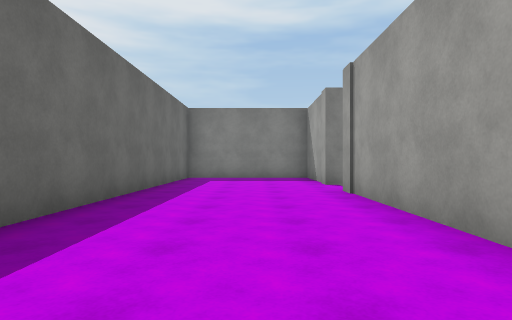
[1] (above)

24 first-person views from a walk through a 3-D level made in the Unity game engine. The camera is 1.2 m above the floor, looks level and sees 75° across. The floor is counted in squares, 2 m on a side. Each view is taken from the middle of a square. On the plan, view 1 faces up. The plan holds only what a view shows up to about 10 squares ahead; the rest is blank. Surface patterns are stand-ins for the level's own textures.

[2]
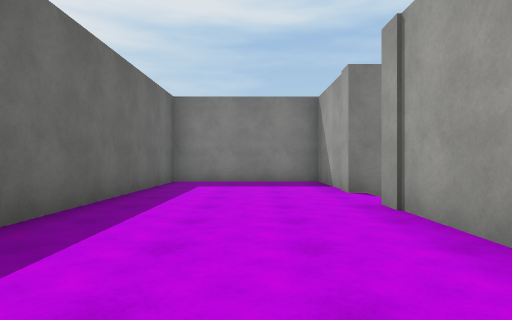

[3]
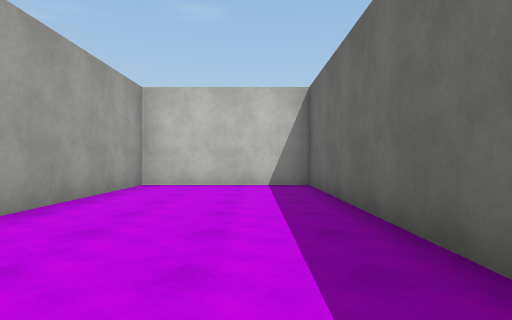

[4]
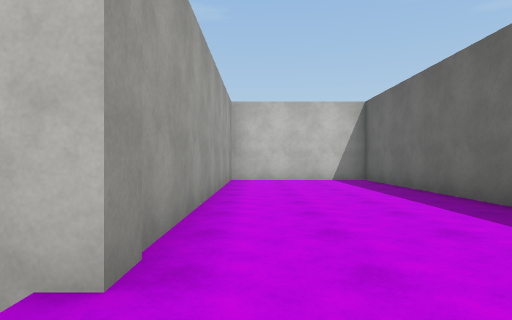

[5]
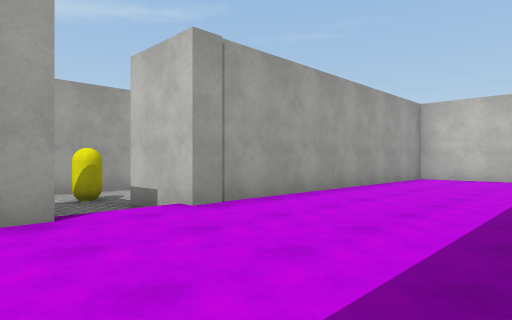

[6]
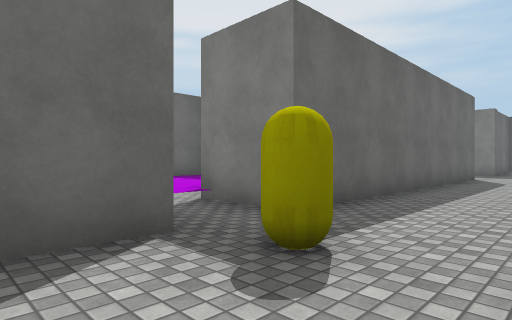

[7]
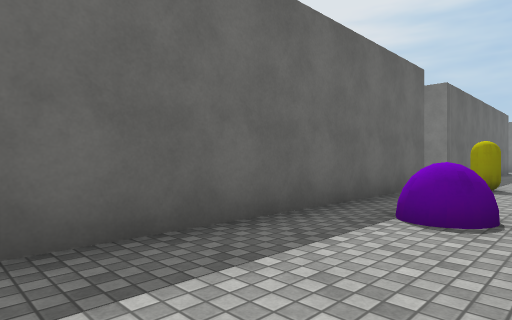

[8]
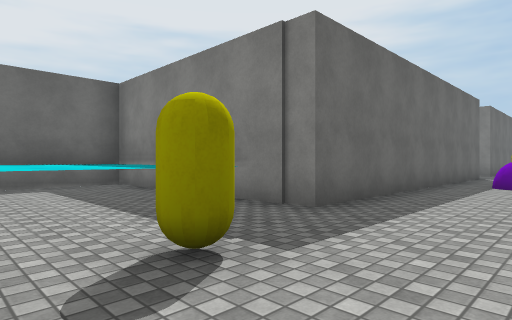

[9]
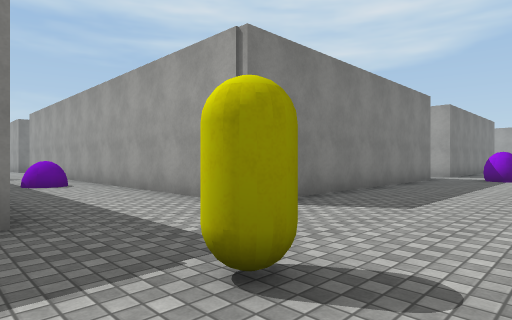

[10]
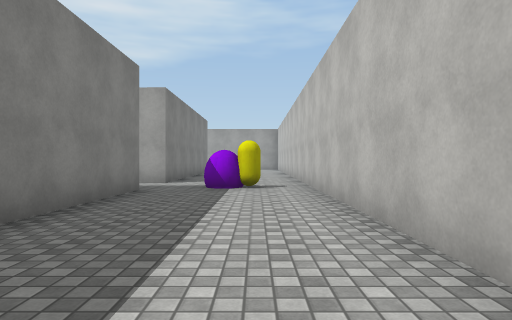

[11]
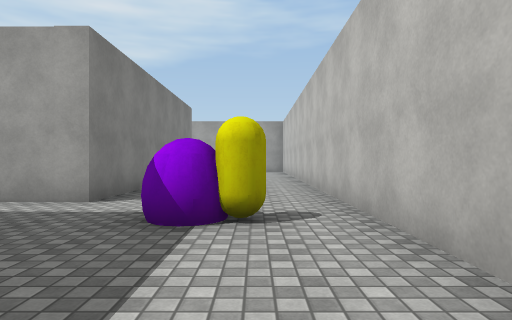

[12]
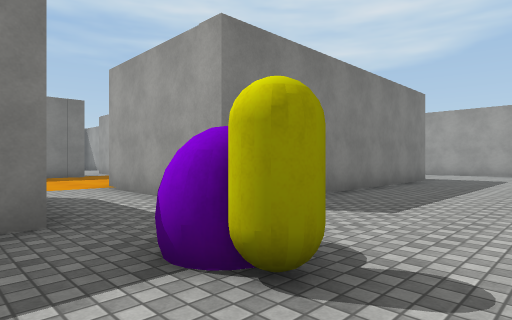

[13]
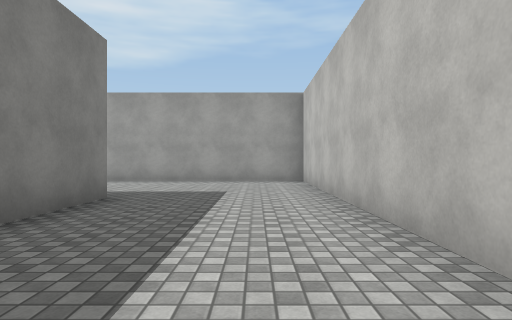

[14]
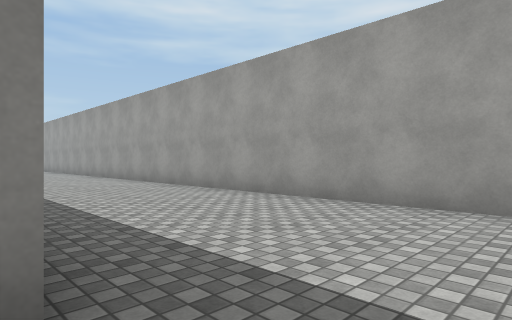

[15]
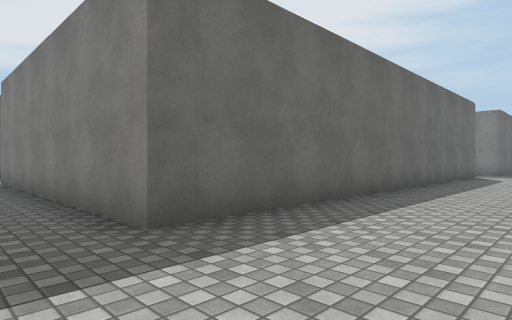

[16]
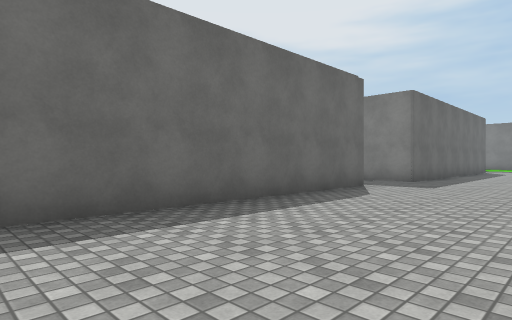

[17]
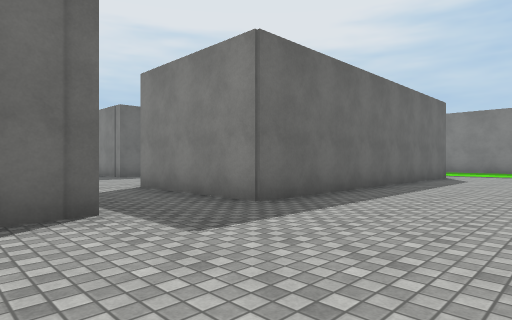

[18]
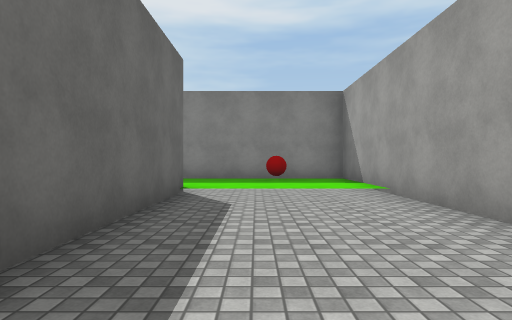

[19]
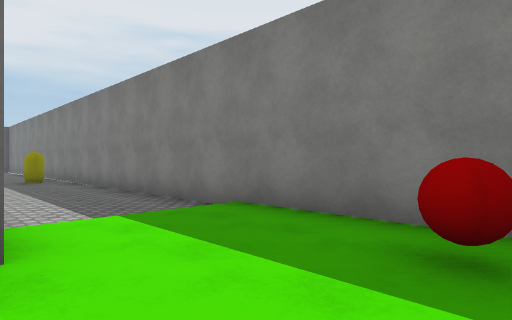

[20]
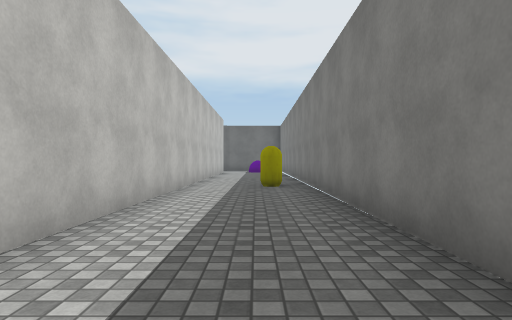

[21]
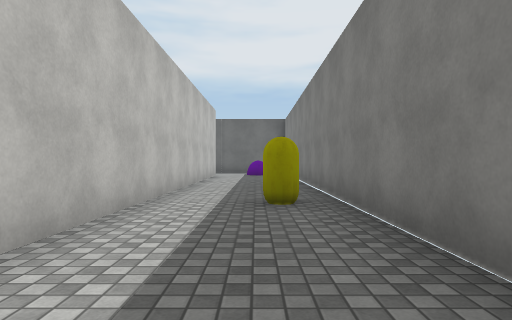

[22]
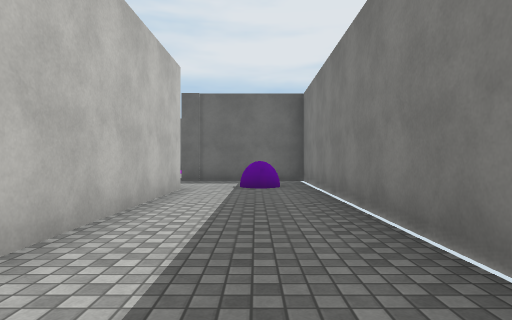

[23]
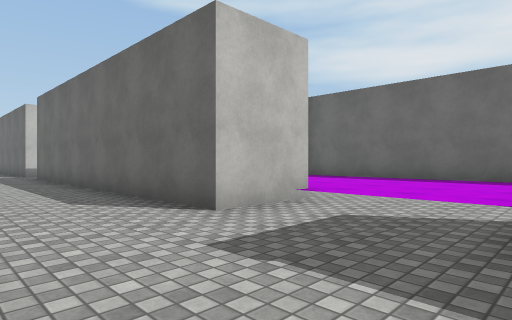

[24]
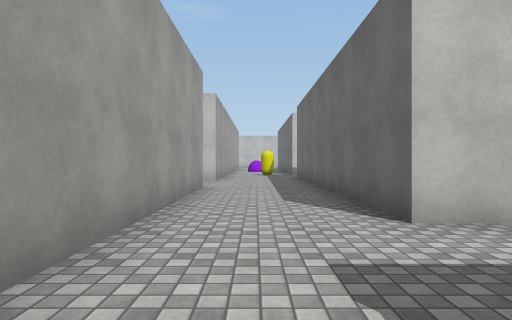

### Floor plan
Key: @ floor where view 1 was taken; # wall or solid block; . main floor; : floor 0.25 m higher than the main floor; / step, stairs or slope; = window, fence, low wall or low ledge; ^ raised ledge; O other object.
Columns run from 3 left of view 1 to 28 right of it. Each row starts with its distance up from view 1.
 24       ##########################
 23       #...................:::::#
 22       #.^=.......O........:::O:#
 21       #...................:::::#
 20       #...##############  #////#
 19 #::::/....#               #....#
 18 #::::/....#               #....#
 17 #::::/....#               #....#
 16 #::::##...#               #....
 15 #::   #...#               #...
 14 #:    #...#               #...
 13       #...#               #...
 12 #######...           ..####....
 11 #::::##...           ..........
 10 #::::##...#             .......
  9 #::::##...                #....
  8 #::::##...                #....
  7 #::::/..O.#               #...
  6 #::::##...#        #      #....#
  5 #::::##...#        .      #....#
  4 #::::##...#        .      #....#
  3 #::::##.^.#       ..      #....#
  2 #::::##...#       ..      #....#
  1 #::::##...#       .#      #....#
  0 #::@:##...#      ..#      #....#
 -1 #::::##...#      ..#      #....#
 -2 #######...#######..########....#
 -3  ^^^ ^.........................#
 -4  ^^^^^...........#.............#
 -5  ^^^^^.O.........O.............#
 -6      ^.........................#
 -7             ####################

Positions as (right, up) in squares from view 1, and headings:
1: (0, 0), facing up
2: (0, 2), facing up
3: (-1, 6), facing down
4: (1, 8), facing down
5: (-2, 9), facing down-right
6: (6, 5), facing up-left
7: (6, -1), facing up-left
8: (6, -6), facing up-left
9: (3, -6), facing up-right
10: (7, -5), facing right
11: (11, -5), facing right
12: (13, -6), facing up-right
13: (18, -5), facing right
14: (23, -4), facing up-right
15: (26, -4), facing up-left
16: (27, 2), facing up-left
17: (27, 8), facing up-left
18: (25, 14), facing up
19: (26, 20), facing up-left
20: (22, 22), facing left
21: (19, 22), facing left
22: (13, 22), facing left
23: (6, 20), facing down-left
24: (5, 20), facing down
